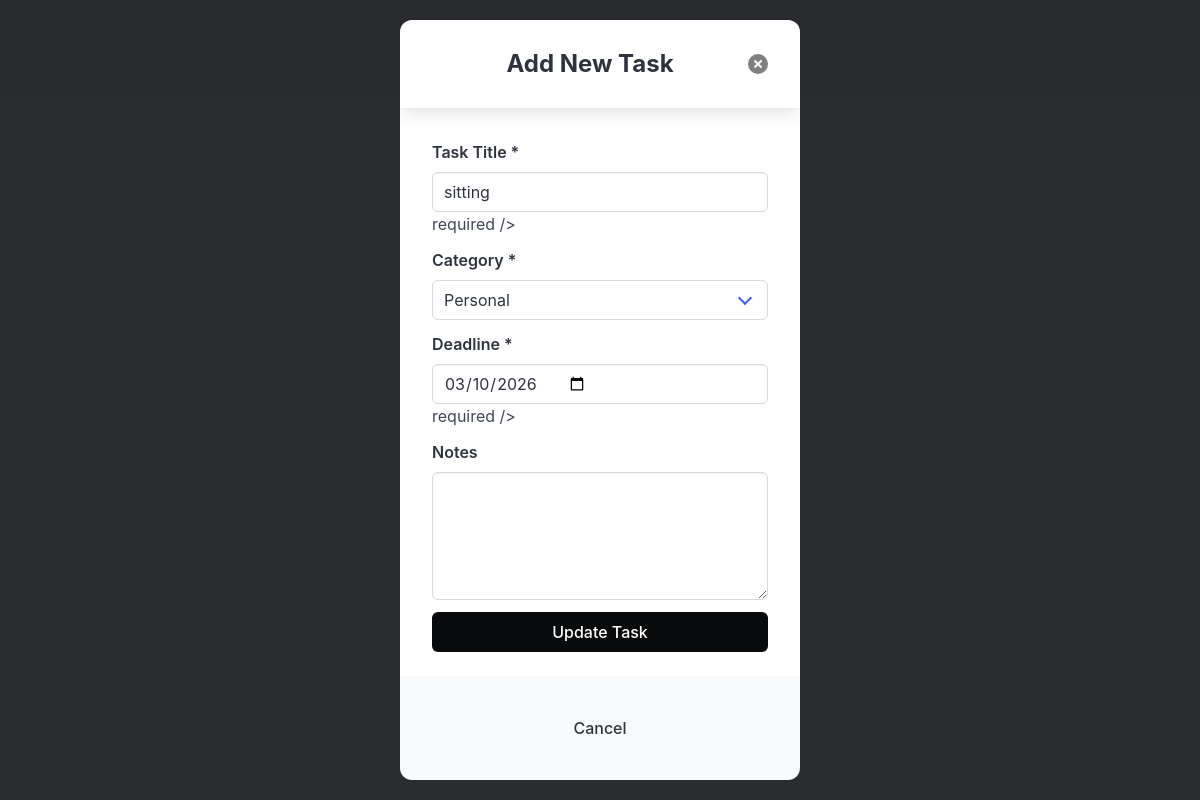
Page /update_task/7 (signed in) on the committed database.
### app/model/model.py (models this page shows, shortened)
class Task(db.Model):
    __tablename__ = "tasks"
    id: Mapped[int] = mapped_column(primary_key=True)
    task: Mapped[str] = mapped_column(nullable=False)
    user_id: Mapped[int | None] = mapped_column(ForeignKey("users.id"))
    completed: Mapped[bool] = mapped_column(default=False)
    category_id: Mapped[int | None] = mapped_column(
        ForeignKey("categories.id"), nullable=True
    )
    deadline: Mapped[datetime | None] = mapped_column(DateTime, nullable=True)
    notes: Mapped[str | None] = mapped_column(String, nullable=True)
    category = relationship("Category", back_populates="tasks")
    user: Mapped["User"] = relationship("User", backref="tasks")

class Category(db.Model):
    __tablename__ = "categories"
    id: Mapped[int] = mapped_column(primary_key=True)
    cat_name: Mapped[str] = mapped_column(nullable=False)
    user_id: Mapped[int | None] = mapped_column(ForeignKey("users.id"))
    tasks = relationship("Task", back_populates="category")

### app/routes/route.py (the view, shortened to what this page needs)
@main.route("/update_task/<int:task_id>", methods=["GET", "POST"])
@login_required
def update_task(task_id):
    task = db.session.get(Task, task_id)
    if not task:
        abort(404)
    categories = Category.query.all()
    return render_template("task.html", task=task, categories=categories)

### app/__init__.py (called while the page is built)
def create_app():
    app = Flask(__name__)
    app.config["SQLALCHEMY_DATABASE_URI"] = "sqlite:///student.db"
    app.config["SECRET_KEY"] = "secret"
    app.config["SQLALCHEMY_TRACK_MODIFICATIONS"] = False
    db.init_app(app)
    login_manager.init_app(app)
    migrate.init_app(app, db)
    login_manager.login_view = "auth.login"
    app.register_blueprint(auth_bp)
    app.register_blueprint(main)
    app.register_blueprint(cat_bp, url_prefix="/category")
    from .model import User
    @login_manager.user_loader
    def load_user(user_id):
        return db.session.get(User, int(user_id))
    return app

### app/templates/task.html (shortened to what this page needs)
{% extends 'base.html' %} {% block content %}
<div id="modal-js-task" class="modal is-active">
    <div class="modal-card" style="max-width: 400px">
        <header class="modal-card-head">
            <p class="modal-card-title has-text-centered has-text-weight-bold">
                Add New Task
            </p>
            <button class="delete" aria-label="close"></button>
        </header>
        <section class="modal-card-body">
            <form
                method="POST"
                {%
                if
                task
                %}
                action="{{ url_for('main.update_task', task_id=task.id) }}"
                {%
                else
                %}
                action="{{ url_for('main.add_task') }}"
                {%
                endif
                %}
            >
                <div class="field">
                    <label class="label">Task Title *</label>
                    <input
                        class="input"
                        name="task_title"
                        type="text"
                        value="{{ task.task if task }}"
                    />
                    required />
                </div>
                {%include 'add_category.html'%}
                <div class="field">
                    <label class="label">Deadline *</label>
                    <input
                        class="input"
                        name="deadline"
                        type="date"
                        value="{{ task.deadline.strftime('%Y-%m-%d') if task and task.deadline }}"
                    />required />
                </div>
                <div class="field">
                    <label class="label">Notes</label>
                    <textarea class="textarea" name="notes">
{{ task.notes if task and task.notes else '' }}</textarea
                    >
                </div>
                <div class="field">
                    <button type="submit" class="button is-black is-fullwidth">
                        {% if task %} Update Task {% else %} Add Task {% endif
                        %}
                    </button>
                </div>
            </form>
        </section>
        <footer class="modal-card-foot is-flex is-flex-direction-column">
            <a
                href="{{ url_for('main.index') }}"
                class="button is-white is-fullwidth is-ghost has-text-dark"
            >
                Cancel
            </a>
        </footer>
    </div>
</div>
{% endblock %}

### app/templates/add_category.html (shortened to what this page needs)
<div class="field">
    <label class="label">Category *</label>
    <div class="control">
        <div class="select is-fullwidth">
            <select name="category" required>
                {% for category in categories %}
                <option value="{{ category.id }}"
                    {% if task and category.id == task.category_id %}selected{% endif %}>
                    {{ category.cat_name }}
                </option>
                {% endfor %}
            </select>
        </div>
    </div>
</div>

### rows in the picture
Task: task_title "sitting", category "Personal", deadline "03/10/2026"
